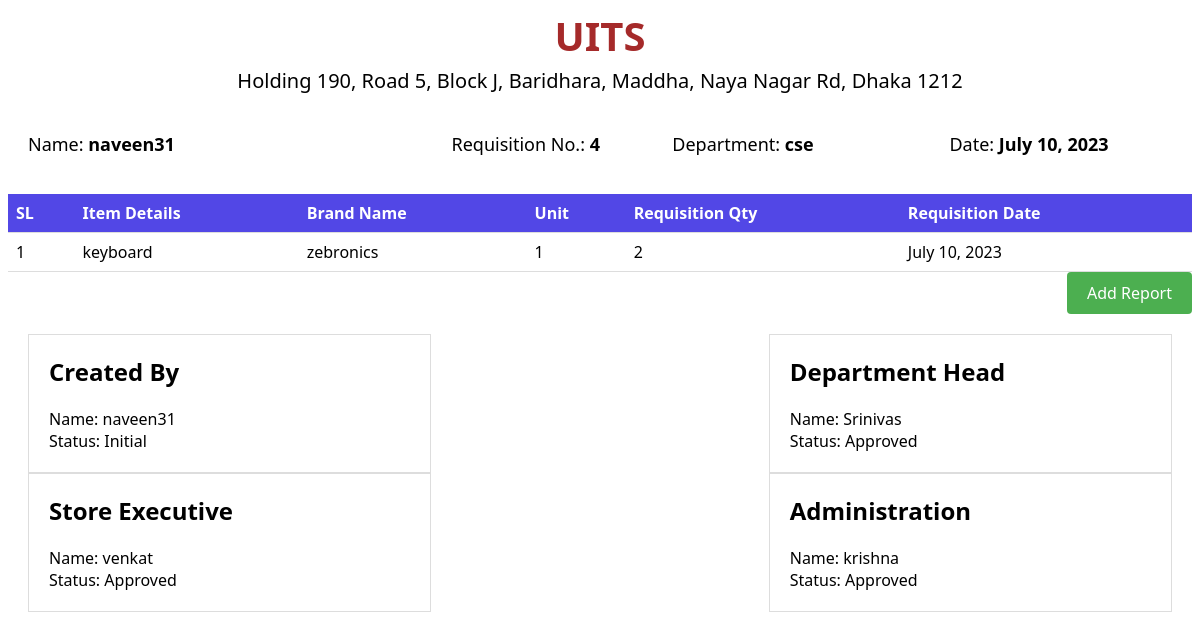
The app's page /report/4/ with its own data.
### apps/models.py (models this page shows, shortened)
class Requisition(models.Model):
    user_name = models.CharField(max_length=100)
    department_name = models.CharField(max_length=100)
    requisition_date = models.DateField(default=datetime.today())
    requisition_no = models.AutoField(primary_key=True)
    remark = models.TextField(blank=True)
    role_choices=(
        ('Department Head','Department Head'),
        ('Store Executive','Store Executive'),
         ('Administration','Administration'),
    )
    approval_role = models.CharField(max_length=100, choices=role_choices, default='Department Head')
    APPROVAL_CHOICES = (
        ('PENDING', 'Pending'),
        ('APPROVED', 'Approved'),
        ('REJECTED', 'Rejected'),
    )
    approval_status = models.CharField(max_length=20, choices=APPROVAL_CHOICES, default='PENDING')

class Report(models.Model):
    requisition_no = models.ForeignKey(Requisition, on_delete=models.CASCADE, to_field='requisition_no')
    item_details = models.CharField(max_length=100)
    brand_name = models.CharField(max_length=50)
    unit = models.CharField(max_length=20)
    requisition_qty = models.IntegerField()
    requisition_date = models.DateField()

class Approval(models.Model):
    username=models.CharField(max_length=100,default="")
    APPROVAL_ROLES = (
        ('Department Head', 'Department Head'),
        ('Store Executive', 'Store Executive'),
        ('Administration', 'Administration'),
    )
    requisition_no = models.CharField(max_length=100)
    approval_role = models.CharField(max_length=50, choices=APPROVAL_ROLES)
    STATUS_CHOICES = (
        ('Pending', 'Pending'),
        ('Approved', 'Approved'),
        ('Rejected', 'Rejected'),
    )
    status = models.CharField(max_length=20, choices=STATUS_CHOICES)
    remark=models.CharField(max_length=100,default="")

### apps/views.py (the view)
# urls.py: path('report/<int:requisition_no>/', views.report_view, name='report'),
def report_view(request, requisition_no):
    product_list = ProductList.objects.all()
    report = Report.objects.filter(requisition_no=requisition_no)
    dh = Approval.objects.filter(requisition_no=requisition_no ,approval_role='Department Head')
    se = Approval.objects.filter(requisition_no=requisition_no ,approval_role='Store Executive')
    adm = Approval.objects.filter(requisition_no=requisition_no ,approval_role='Administration')
    req=Requisition.objects.get(requisition_no=requisition_no)
    return render(request, 'report.html', {'requisition_no': requisition_no,'product_list': product_list,'adm':adm,"req":req,'report':report,'dh':dh,'se':se})

### apps/templates/report.html (shortened to what this page needs)
<!DOCTYPE html>
<html>
<head>
</head>
<body>
    <div class="header">
        <h1>UITS</h1>
        <p>Holding 190, Road 5, Block J, Baridhara, Maddha, Naya Nagar Rd, Dhaka 1212</p>
        </div>
    <div class="container">
        <div class="name">
            <p>
                Name: <span>{{ req.user_name }}</span>
            </p>
        </div>
        <div class="req">
            <p>
                Requisition No.: <span>{{ req.requisition_no }}</span>
            </p>
        </div>
        <div class="dep">
            <p>Department: <span>{{ req.department_name }}</span></p>
        </div>
        <div class="dt">
           <p>Date: <span>{{ req.requisition_date }}</span></p>
        </div>
    </div>
    <table>
        <thead>
            <tr>
                <th>SL</th>
                <th>Item Details</th>
                <th>Brand Name</th>
                <th>Unit</th>
                <th>Requisition Qty</th>
                <th>Requisition Date</th>
            </tr>
        </thead>
        <tbody>
            {% for item in report %}
                <tr>
                    <td>{{ forloop.counter }}</td>
                    <td>{{ item.item_details }}</td>
                    <td>{{ item.brand_name }}</td>
                    <td>{{ item.unit }}</td>
                    <td>{{ item.requisition_qty }}</td>
                    <td>{{ item.requisition_date }}</td>
                </tr>
            {% endfor %}
        </tbody>
    </table>
    <div class="button-container">
        <a href="{% url 'add_report' requisition_no %}" class="add-report-button">Add Report</a>
    </div>
    <div class="container">
        <div class="section">
            <h2>Created By</h2>
            <label for="username">Name: {{ req.user_name }}</label>
            <br>
            <label for="status">Status: Initial</label>
        </div>
        <div class="section">
            <h2>Department Head</h2>
            {% for item in dh %}
            <label for="username">Name: {{ item.username }}</label>
            <br>
            <label for="status">Status: {{ item.get_status_display }}</label>
            <br>
            {% endfor %}
        </div>
        <div class="section">
            <h2>Store Executive</h2>
            {% for s in se %}
            <label for="username">Name: {{ s.username }}</label>
            <br>
            <label for="status">Status: {{ s.get_status_display }}</label>
            <br>
            {% endfor %}
        </div>
        <div class="section">
            <h2>Administration</h2>
            {% for s in adm %}
            <label for="username">Name: {{ s.username }}</label>
            <br>
            <label for="status">Status: {{ s.get_status_display }}</label>
            <br>
            {% endfor %}
        </div>
    </div>
</body>
</html>

### apps/templates/report.html (style rules this page uses)
body { font-family: 'Segoe UI', Tahoma, Geneva, Verdana, sans-serif; }
table { border-collapse: collapse; width: 100%; }
th, td { padding: 8px; text-align: left; border-bottom: 1px solid #ddd; }
th { background-color: #5247e6; color: white; }
.header { margin-bottom: 20px; text-align: center; }
.header h1 { margin: 0; font-size: 40px; color:brown; }
.header p { margin: 4px 0; font-size: 20px; }
.button-container { text-align: right; margin-bottom: 20px; }
.container { display: flex; flex-wrap: wrap; justify-content: space-between; margin: 20px; }
.section { flex-basis: calc(33.33% - 20px); padding: 20px; border: 1px solid #ddd; }
.section h2 { margin-top: 0; }
.add-report-button { display: inline-block; padding: 10px 20px; background-color: #4CAF50; color: white; text-decoration: none; border-radius: 4px; transition: background-color 0.3s ease; }
.dt { text-align: right; font-size: 18px; }
.dep { text-align: left; font-size: 18px; }
.name { text-align: left; font-size: 18px; }
.req { text-align: right; font-size: 18px; }
.container { display: flex; justify-content: space-between; align-items: center; }
.name, .req, .dep, .dt { flex-basis: 25%; text-align: center; }
.name { text-align: left; }
.req { text-align: right; }
.name span, .req span, .dep span, .dt span { font-weight: bold; }

### records on screen
Requisition: user_name "naveen31", requisition_no "4", department_name "cse", requisition_date "July 10, 2023"
Report: item_details "keyboard", brand_name "zebronics", unit "1", requisition_qty "2", requisition_date "July 10, 2023"
Approval: username "Srinivas", status "Approved"
Approval: username "venkat", status "Approved"
Approval: username "krishna", status "Approved"
